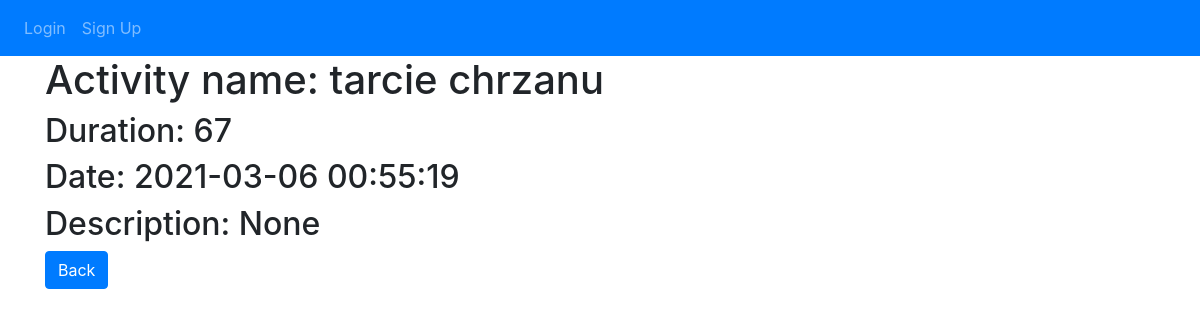
/activity/3, run on the app's committed database.
### website/models.py (models this page shows)
class Activity(db.Model):
    id = db.Column(db.Integer, primary_key = True)
    activity_name = db.Column(db.String(150))
    duration = db.Column(db.Float)
    date = db.Column(db.DateTime(timezone=True), default=func.now())
    description = db.Column(db.String(200))
    user_id = db.Column(db.Integer, db.ForeignKey('user.id'))

### website/views.py (the view)
@views.route('/activity/<int:id>')
def detail_activity(id):
    activity_detail = Activity.query.get(id)
    return render_template("activity-detail.html", user=current_user, activity=activity_detail)

### website/templates/activity-detail.html (shortened to what this page needs)
{% extends "base.html" %}
{% block content %}
    <h1>Activity name: {{activity.activity_name}}</h1>
    <h2>Duration: {{activity.duration}}</h2>
    <h2>Date: {{activity.date}}</h2>
    <h2>Description: {{activity.description}}</h2>
    <a class="btn btn-primary " href= '/'>Back </a>
{% endblock %}

### data on the page
Activity: activity_name "tarcie chrzanu", duration "67", date "2021-03-06 00:55:19", description "None"
